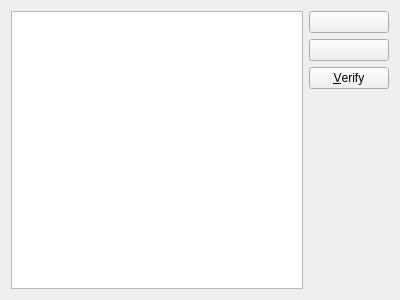
<?xml version="1.0" encoding="UTF-8"?>
<ui version="4.0">
 <class>VerificationDialog</class>
 <widget class="QWidget" name="VerificationDialog">
  <property name="geometry">
   <rect>
    <x>0</x>
    <y>0</y>
    <width>400</width>
    <height>300</height>
   </rect>
  </property>
  <property name="windowTitle">
   <string>Form</string>
  </property>
  <layout class="QGridLayout" name="gridLayout">
   <item row="0" column="0" rowspan="4">
    <widget class="QTreeView" name="usedHashes">
     <property name="rootIsDecorated">
      <bool>false</bool>
     </property>
     <property name="uniformRowHeights">
      <bool>true</bool>
     </property>
    </widget>
   </item>
   <item row="0" column="1">
    <widget class="KPushButton" name="add"/>
   </item>
   <item row="1" column="1">
    <widget class="KPushButton" name="remove"/>
   </item>
   <item row="2" column="1">
    <widget class="KPushButton" name="verify">
     <property name="toolTip">
      <string>Verify the finnished download with the selected checksum.</string>
     </property>
     <property name="text">
      <string>&amp;Verify</string>
     </property>
    </widget>
   </item>
   <item row="3" column="1">
    <spacer name="verticalSpacer">
     <property name="orientation">
      <enum>Qt::Vertical</enum>
     </property>
     <property name="sizeHint" stdset="0">
      <size>
       <width>20</width>
       <height>40</height>
      </size>
     </property>
    </spacer>
   </item>
  </layout>
 </widget>
 <customwidgets>
  <customwidget>
   <class>KPushButton</class>
   <extends>QPushButton</extends>
   <header>kpushbutton.h</header>
  </customwidget>
 </customwidgets>
 <tabstops>
  <tabstop>usedHashes</tabstop>
 </tabstops>
 <resources/>
 <connections/>
</ui>
